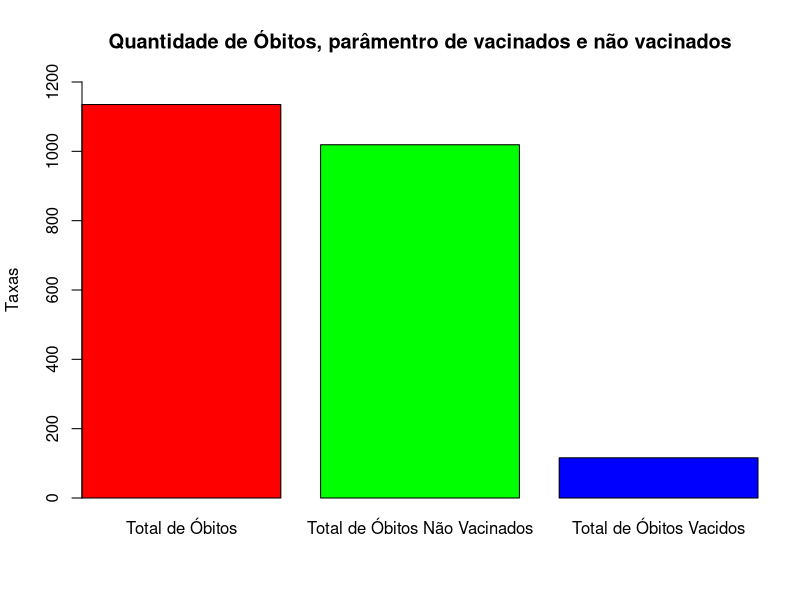

Here is the R script that generated this plot:
#relação entre óbitos ocorridos e a vacinação dos falecidos.
library(readxl)
library(dplyr)

worksheet <- read_excel("./dados/covid_19_bauru_mortes.xlsx")

doses_vacina <- worksheet$'doses_vacina'

doses_true <- worksheet %>% filter(doses_vacina=='TRUE')

total_obito <- count(worksheet, "doses_vacina")

total_true <- count(doses_true, "doses_vacina")

total_nao_vacinados <- total_obito[2] - total_true[2]

dados <- as.numeric(c(total_obito[2], total_nao_vacinados, total_true[2]))

names(dados) <- c("Total de Óbitos", "Total de Óbitos Não Vacinados", "Total de Óbitos Vacidos")

png(filename = "./graficos/quantidade-obitos.png", width = 900, height = 500)
barplot(as.vector(dados), main="Quantidade de Óbitos, parâmentro de vacinados e não vacinados", 
        ylab="Taxas", ylim=c(0, 1200), cex.names = 1, 
        names.arg = c("Total de Óbitos", "Total de Óbitos Não Vacinados", "Total de Óbitos Vacidos"),
        xaxs = "i", col=rainbow(3))

dev.off()